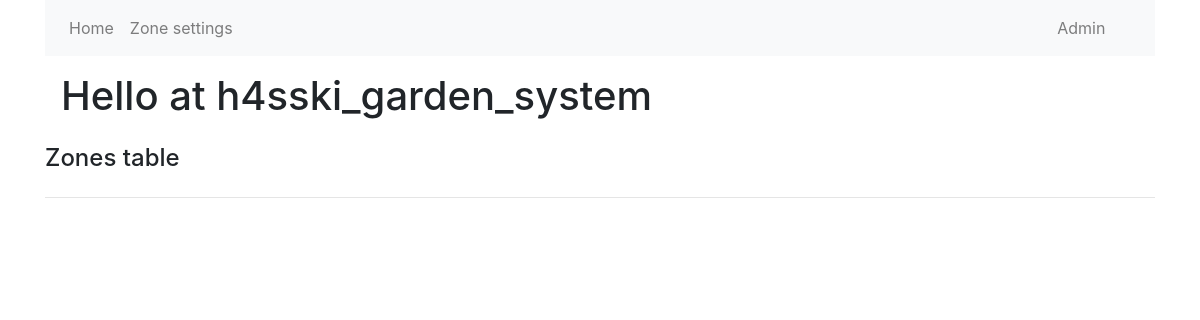
Before: / with the older database file.
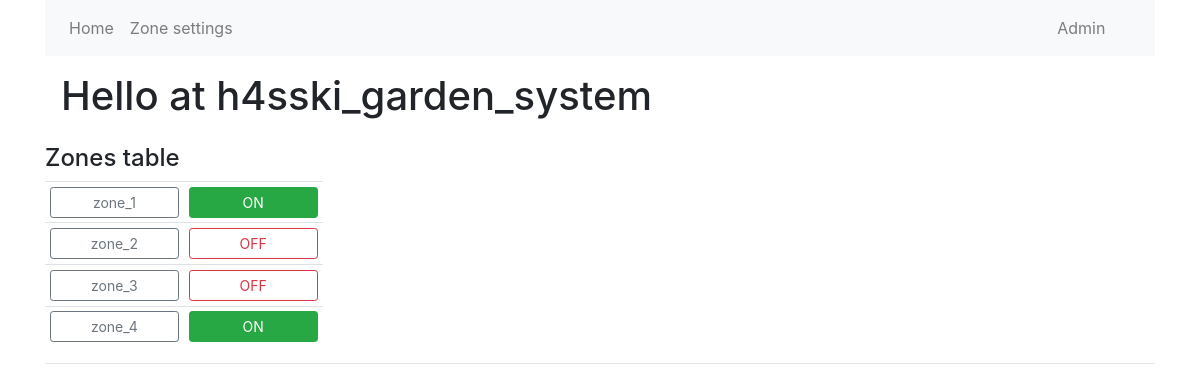
After: the same page with the newer database file.
### garden_app/models.py (models this page shows, shortened)
class Zone(models.Model):
    name = models.CharField(max_length=250, unique=True, blank=False)
    state = models.BooleanField(default=False, blank=False)

### garden_app/views.py (the view)
# urls.py: path('', views.index, name='index'),
def index(request):
    context = {
        'zones': Zone.objects.all(),
        'temp': 'temp',
    }
    return render(request=request, template_name='index.html', context=context)

### garden_app/templates/index.html (shortened to what this page needs)
{% extends 'base.html' %}
{% block content %}
<div class="row mx-3 my-3">
    <h1>Hello at h4sski_garden_system</h1>
</div>
<div class="">
    <table class="table table-sm">
        <thead>
        <h4>Zones table</h4>
        </thead>
        <tbody>
        {% for zone in zones %}
        <tr class="row mx-0 w-25">
            <td class="col">
                <a href="{% url 'garden_app:zone_settings' zone.id %}" class="btn btn-sm btn-block btn-outline-secondary">{{ zone.name }}</a>
            </td>
            <td class="col">
                {% if zone.state %}
                <a href="{% url 'garden_app:change_zone_state' zone.id %}" class="btn btn-sm btn-block btn-success">ON</a>
                {% else %}
                <a href="{% url 'garden_app:change_zone_state' zone.id %}" class="btn btn-sm btn-block btn-outline-danger">OFF</a>
                {% endif %}
            </td>
        </tr>
        {% endfor %}
        </tbody>
    </table>
</div>
<hr/>
{% endblock %}

### garden_app/templates/base.html (shortened to what this page needs)
<!DOCTYPE html>
<html lang="en">
<head>
    <link
      rel="stylesheet"
      href="https://stackpath.bootstrapcdn.com/bootstrap/4.4.1/css/bootstrap.min.css"
    />
    <link
      rel="stylesheet"
      href="https://stackpath.bootstrapcdn.com/font-awesome/4.7.0/css/font-awesome.min.css"
    />
</head>
<body>
    <div class="container">
        <div class="menu">
            <div class="row navbar navbar-expand-lg navbar-light bg-light mx-0">
                <div class="col navbar-nav nav-item">
                    <a class="nav-link" href="{% url 'garden_app:index' %}">Home</a>
                    <a class="nav-link" href="{% url 'garden_app:zone_settings' 1 %}">Zone settings</a>
                </div>
                <div class="col-1 navbar-nav nav-item">
                    <a class="nav-link" href="/admin">Admin</a>
                </div>
            </div>
        </div>
        <div id="content" name="content" class="main">
            {% block content %}
            {% endblock %}
        </div>
    </div>
</body>
</html>

Changed rows visible on the page:
added Zone: name "zone_1", state "ON"
added Zone: name "zone_2", state "OFF"
added Zone: name "zone_3", state "OFF"
added Zone: name "zone_4", state "ON"
